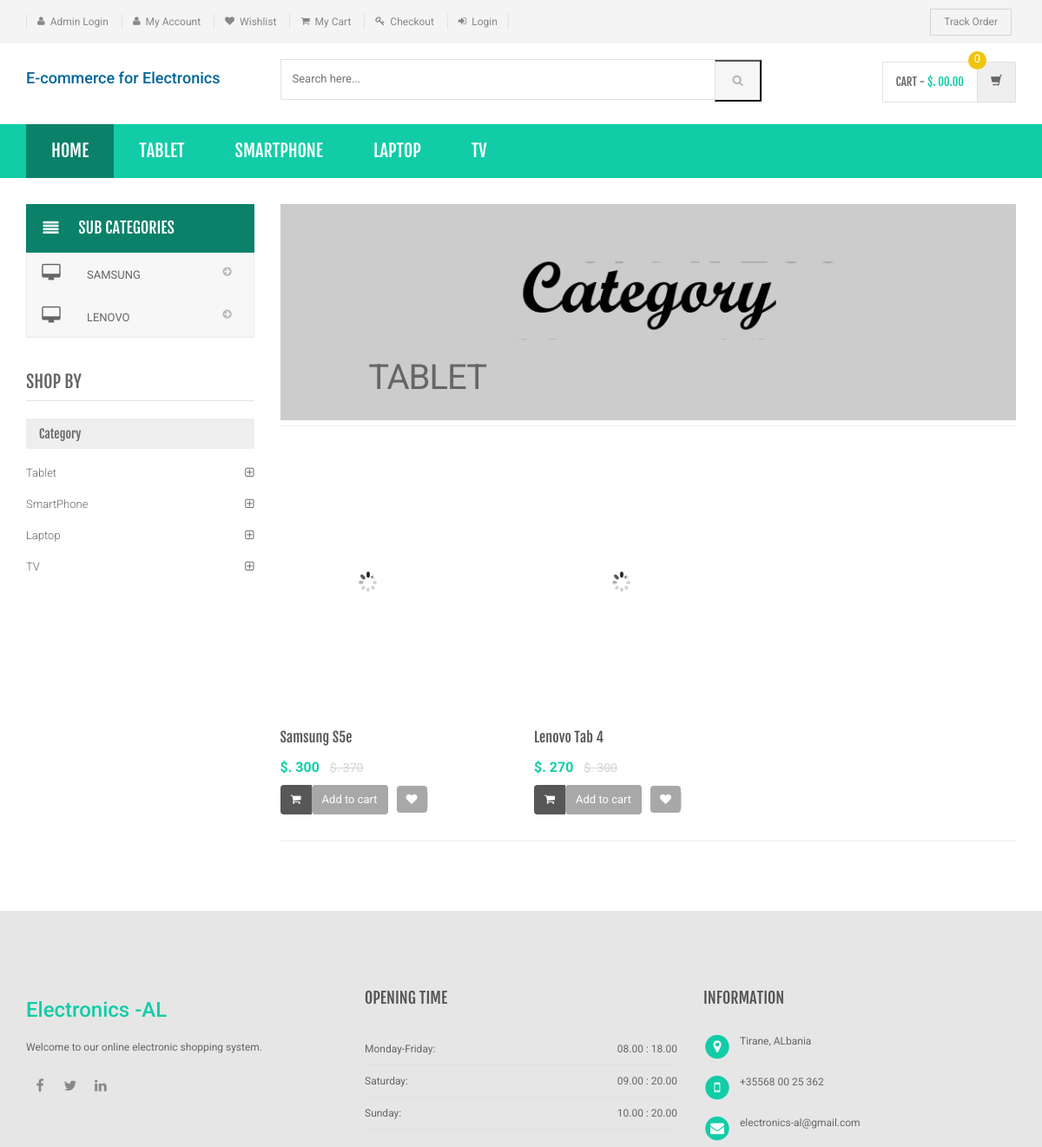
Page /category.php?cid=1 on the committed database.
### tables this page shows
CREATE TABLE IF NOT EXISTS `category` (
  `id` int(11) NOT NULL AUTO_INCREMENT,
  `categoryName` varchar(255) DEFAULT NULL,
  `categoryDescription` longtext,
  `creationDate` timestamp NOT NULL DEFAULT CURRENT_TIMESTAMP,
  `updationDate` varchar(255) DEFAULT NULL,
  PRIMARY KEY (`id`)
);

CREATE TABLE IF NOT EXISTS `subcategory` (
  `id` int(11) NOT NULL AUTO_INCREMENT,
  `categoryid` int(11) DEFAULT NULL,
  `subcategory` varchar(255) DEFAULT NULL,
  `creationDate` timestamp NULL DEFAULT CURRENT_TIMESTAMP,
  `updationDate` varchar(255) DEFAULT NULL,
  PRIMARY KEY (`id`)
);

CREATE TABLE IF NOT EXISTS `products` (
  `id` int(11) NOT NULL AUTO_INCREMENT,
  `category` int(11) NOT NULL,
  `subCategory` int(11) DEFAULT NULL,
  `productName` varchar(255) DEFAULT NULL,
  `productCompany` varchar(255) DEFAULT NULL,
  `productPrice` int(11) DEFAULT NULL,
  `productPriceBeforeDiscount` int(11) DEFAULT NULL,
  `productDescription` longtext,
  `productImage1` varchar(255) DEFAULT NULL,
  `productImage2` varchar(255) DEFAULT NULL,
  `productImage3` varchar(255) DEFAULT NULL,
  `shippingCharge` int(11) DEFAULT NULL,
  `productAvailability` varchar(255) DEFAULT NULL,
  `postingDate` timestamp NULL DEFAULT CURRENT_TIMESTAMP,
  `updationDate` varchar(255) DEFAULT NULL,
  PRIMARY KEY (`id`)
);

### category.php (the view, shortened to what this page needs)
<?php
include('includes/config.php');
$cid=intval($_GET['cid']);
?>
<!DOCTYPE html>
<html lang="en">
	<head>
	    <link rel="stylesheet" href="assets/css/bootstrap.min.css">
	    <link rel="stylesheet" href="assets/css/main.css">
	    <link rel="stylesheet" href="assets/css/owl.carousel.css">
		<link rel="stylesheet" href="assets/css/owl.transitions.css">
		<link href="assets/css/lightbox.css" rel="stylesheet">
		<link rel="stylesheet" href="assets/css/animate.min.css">
		<link rel="stylesheet" href="assets/css/rateit.css">
		<link rel="stylesheet" href="assets/css/bootstrap-select.min.css">
		<link rel="stylesheet" href="assets/css/config.css">
		<link rel="stylesheet" href="assets/css/font-awesome.min.css">
	</head>
    <body class="cnt-home">
<header class="header-style-1">
<?php include('includes/top-header.php');?>
<?php include('includes/main-header.php');?>
<?php include('includes/menu-bar.php');?>
</header>
<div class="body-content outer-top-xs">
	<div class='container'>
		<div class='row outer-bottom-sm'>
			<div class='col-md-3 sidebar'>
<div class="side-menu animate-dropdown outer-bottom-xs">
<div class="side-menu animate-dropdown outer-bottom-xs">
    <div class="head"><i class="icon fa fa-align-justify fa-fw"></i>Sub Categories</div>
    <nav class="yamm megamenu-horizontal" role="navigation">
        <ul class="nav">
            <li class="dropdown menu-item">
              <?php $sql=mysqli_query($con,"select id,subcategory  from subcategory where categoryid='$cid'");
while($row=mysqli_fetch_array($sql))
{
    ?>
                <a href="sub-category.php?scid=<?php echo $row['id'];?>" class="dropdown-toggle"><i class="icon fa fa-desktop fa-fw"></i>
                <?php echo $row['subcategory'];?></a>
                <?php }?>
</li>
</ul>
    </nav>
</div>
</div>
	            <div class="sidebar-module-container">
	            	<h3 class="section-title">shop by</h3>
	            	<div class="sidebar-filter">
<div class="sidebar-widget wow fadeInUp outer-bottom-xs ">
	<div class="widget-header m-t-20">
		<h4 class="widget-title">Category</h4>
	</div>
	<div class="sidebar-widget-body m-t-10">
	         <?php $sql=mysqli_query($con,"select id,categoryName  from category");
while($row=mysqli_fetch_array($sql))
{
    ?>
		<div class="accordion">
	    	<div class="accordion-group">
	            <div class="accordion-heading">
	                <a href="category.php?cid=<?php echo $row['id'];?>"  class="accordion-toggle collapsed">
	                   <?php echo $row['categoryName'];?>
	                </a>
	            </div>
	        </div>
	    </div>
	    <?php } ?>
	</div>
</div>
	            	</div>
	            </div>
            </div>
			<div class='col-md-9'>
	<div id="category" class="category-carousel hidden-xs">
		<div class="item">
			<div class="image">
				<img src="assets/images/banners/cat-banner-1.jpg" alt="" class="img-responsive">
			</div>
			<div class="container-fluid">
				<div class="caption vertical-top text-left">
					<div class="big-text">
						<br />
					</div>
					       <?php $sql=mysqli_query($con,"select categoryName  from category where id='$cid'");
while($row=mysqli_fetch_array($sql))
{
    ?>
					<div class="excerpt hidden-sm hidden-md">
						<?php echo htmlentities($row['categoryName']);?>
					</div>
			<?php } ?>
				</div>
			</div>
		</div>
</div>
				<div class="search-result-container">
					<div id="myTabContent" class="tab-content">
						<div class="tab-pane active " id="grid-container">
							<div class="category-product  inner-top-vs">
								<div class="row">
			<?php
$ret=mysqli_query($con,"select * from products where category='$cid'");
$num=mysqli_num_rows($ret);
if($num>0)
{
while ($row=mysqli_fetch_array($ret))
{?>
		<div class="col-sm-6 col-md-4 wow fadeInUp">
			<div class="products">
	<div class="product">
		<div class="product-image">
			<div class="image">
				<a href="product-details.php?pid=<?php echo htmlentities($row['id']);?>"><img  src="assets/images/blank.gif" data-echo="admin/productimages/<?php echo htmlentities($row['id']);?>/<?php echo htmlentities($row['productImage1']);?>" alt="" width="200" height="300"></a>
			</div>
		</div>
		<div class="product-info text-left">
			<h3 class="name"><a href="product-details.php?pid=<?php echo htmlentities($row['id']);?>"><?php echo htmlentities($row['productName']);?></a></h3>
			<div class="product-price">
				<span class="price">
					$. <?php echo htmlentities($row['productPrice']);?>			</span>
										     <span class="price-before-discount">$. <?php echo htmlentities($row['productPriceBeforeDiscount']);?></span>
			</div>
		</div>
					<div class="cart clearfix animate-effect">
				<div class="action">
					<ul class="list-unstyled">
						<li class="add-cart-button btn-group">
							<button class="btn btn-primary icon" data-toggle="dropdown" type="button">
								<i class="fa fa-shopping-cart"></i>
							</button>
							<a href="category.php?page=product&action=add&id=<?php echo $row['id']; ?>">
							<button class="btn btn-primary" type="button">Add to cart</button></a>
						</li>
		                <li class="lnk wishlist">
							<a class="add-to-cart" href="category.php?pid=<?php echo htmlentities($row['id'])?>&&action=wishlist" title="Wishlist">
								 <i class="icon fa fa-heart"></i>
							</a>
						</li>
					</ul>
				</div>
			</div>
			</div>
			</div>
		</div>
	  <?php } } else {?>
		<div class="col-sm-6 col-md-4 wow fadeInUp"> <h3>No Product Found</h3>
		</div>
<?php } ?>
										</div>
							</div>
						</div>
				</div>
			</div>
		</div></div>
</div>
</div>
<?php include('includes/footer.php');?>
</body>
</html>

### includes/menu-bar.php (shortened to what this page needs)
<div class="header-nav animate-dropdown">
    <div class="container">
        <div class="yamm navbar navbar-default" role="navigation">
            <div class="nav-bg-class">
                <div class="navbar-collapse collapse" id="mc-horizontal-menu-collapse">
	<div class="nav-outer">
		<ul class="nav navbar-nav">
			<li class="active dropdown yamm-fw">
				<a href="index.php" data-hover="dropdown" class="dropdown-toggle">Home</a>
			</li>
              <?php $sql=mysqli_query($con,"select id,categoryName  from category limit 6");
while($row=mysqli_fetch_array($sql))
{
    ?>
			<li class="dropdown yamm">
				<a href="category.php?cid=<?php echo $row['id'];?>"> <?php echo $row['categoryName'];?></a>
			</li>
			<?php } ?>
		</ul>
		<div class="clearfix"></div>
	</div>
</div>
            </div>
        </div>
    </div>
</div>

### assets/css/lightbox.css (style rules this page uses)
body:after { content: url(../images/close.png) url(../images/loading.gif) url(../images/prev.png) url(../images/next.png); display: none; }

### rows in the picture
category: categoryName "TABLET", categoryName "Tablet"
category: categoryName "SMARTPHONE", categoryName "SmartPhone"
category: categoryName "LAPTOP", categoryName "Laptop"
category: categoryName "TV"
subcategory: subcategory "SAMSUNG"
subcategory: subcategory "LENOVO"
products: productName "Samsung S5e", productPrice "300", productPriceBeforeDiscount "370"
products: productName "Lenovo Tab 4", productPrice "270", productPriceBeforeDiscount "300"
